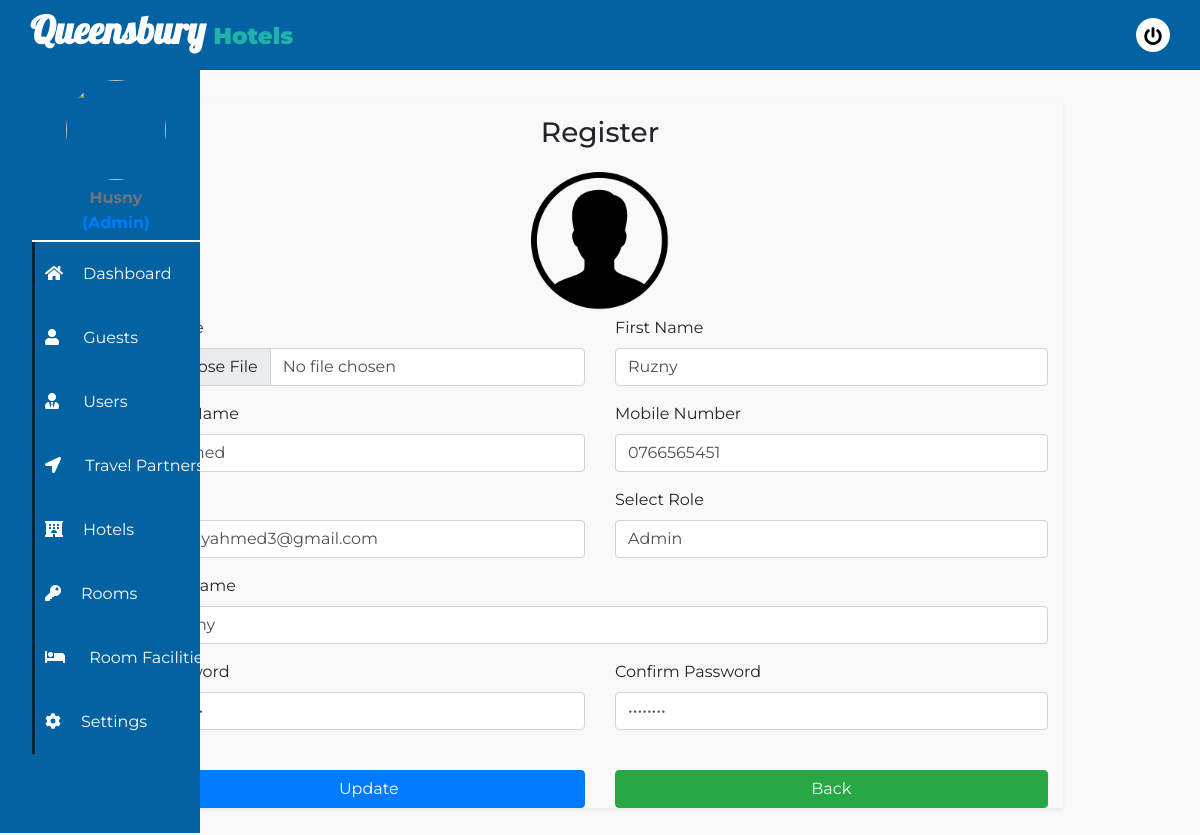
The page /Admin/updateuser.php?userupid=5 (signed in) on the database its author committed.
### tables this page shows
CREATE TABLE `user` (
  `id` int(11) NOT NULL,
  `fname` varchar(150) NOT NULL,
  `lname` varchar(150) NOT NULL,
  `mobile` varchar(20) NOT NULL,
  `email` varchar(100) NOT NULL,
  `username` varchar(30) NOT NULL,
  `password` varchar(30) NOT NULL,
  `role` char(10) NOT NULL,
  `profile` varchar(255) NOT NULL
);

### Admin/updateuser.php (the view, shortened to what this page needs)
<?php
include('./header.php');
include('./links.php');
include('./connection.php');
?>
<?php
if (isset($_GET['userupid'])) {
    $id = $_GET['userupid'];
    $query = "SELECT * FROM user WHERE id=$id";
    $res = mysqli_query($connect, $query);
    $row = mysqli_fetch_assoc($res);
    $profile = $row['profile'];
    $fname = $row['fname'];
    $lname = $row['lname'];
    $mobile = $row['mobile'];
    $email = $row['email'];
    $role = $row['role'];
    $username = $row['username'];
    $password = $row['password'];
}
?>
<!DOCTYPE html>
<html lang="en">
<head>
</head>
<body>
    <div class="container">
        <div class="col-md-12">
            <div class="row d-flex justify-content-center">
                <div class="col-md-10 shadow-sm" style="margin-top: 100px;">
                    <form id="form" action="" method="post" enctype="multipart/form-data">
                        <h3 class="text-center my-3">Register</h3>
                        <div class="text-center">
                        <?php if (empty($profile)) : ?>
                            <img id="profilepic" style="width:150px;height:150px; object-fit:cover;border-radius: 15px;" src="images/admin.png">
            <?php else : ?>
                <img id="profilepic" style="width:150px;height:150px; object-fit:cover;border-radius: 15px" src="images/<?php echo $profile ?>">
            <?php endif ?>
                        </div>
                        <div class="row">
                            <div class="form-group col-md-6">
                                <label for="profile" class="form-label">Profile</label>
                                <input type="file" name="profile" class="form-control" id="profile" onchange="
                                document.getElementById('profilepic').src=window.URL.createObjectURL(this.files[0])">
                            </div>
                            <div class="form-group col-md-6">
                                <label>First Name</label>
                                <input type="text" name="fname" class="form-control" value="<?php echo $fname; ?>" placeholder="Enter First Name" autocomplete="off">
                            </div>
                        </div>
                        <div class="row">
                            <div class="form-group col-md-6">
                                <label>Last Name</label>
                                <input type="text" name="lname" class="form-control" value="<?php echo $lname; ?>" placeholder="Enter Last Name" autocomplete="off">
                            </div>
                            <div class="form-group col-md-6">
                                <label>Mobile Number</label>
                                <input type="int" name="mobile" maxlength="10" id="mobile" class="form-control" value="<?php echo $mobile; ?>"
                                placeholder="Enter Mobile Number" autocomplete="off">
                            </div>
                        </div>
                        <div class="row">
                            <div class="form-group col-md-6">
                                <label>Email</label>
                                <input type="email" name="email" class="form-control" placeholder="Enter Email" value="<?php echo $email; ?>" autocomplete="off">
                            </div>
                            <div class="form-group col-md-6">
                                <label>Select Role</label>
                                <select name="role"  class="form-control">
                            <option value="Admin" <?php if ($role == 'Admin') echo "selected"; ?>>Admin</option>
                                </select>
                            </div>
                        </div>
                        <div class="row">
                            <div class="form-group col-md-12">
                                <label>Username</label>
                                <input type="username" name="username" id="username" class="form-control" value="<?php echo $username; ?>" placeholder="Enter Username">
                            </div>
                        </div>
                        <div class="row">
                            <div class="form-group col-md-6">
                                <label>Password</label>
                                <input type="password" name="password" id="password" class="form-control" value="<?php echo $password; ?>" placeholder="Enter Password">
                            </div>
                            <div class="form-group col-md-6">
                                <label> Confirm Password</label>
                                <input type="password" name="c_password" class="form-control" value="<?php echo $password; ?>" placeholder="Enter Confirm Password">
                            </div>
                        </div>
                        <br>
                        <div class="row">
                            <div class="col-md-6">
                                <input type="submit" name="submit" class="btn btn-primary btn-block" value="Update">
                            </div>
                            <div class="col-md-6">
                                <a class="btn btn-success btn-block" href="showuser.php">Back</a>
                            </div>
                        </div>
                    </form>
                </div>
            </div>
        </div>
    </div>
</body>
</html>

### Admin/header.php (shortened to what this page needs)
<!DOCTYPE html>
<html lang="en">
<head>
    <link rel="stylesheet" href="./assets/css/style.css">
    <link rel="stylesheet" href="./assets/fontawesome/css/all.css">
    <link rel="stylesheet" href="./assets/bootstrap/dist/css/bootstrap.min.css">
</head>
<?php
include('./connection.php');
?>
<?php
$url_array =  explode('/', $_SERVER['REQUEST_URI']);
$url = end($url_array);
?>
<?php
if(isset($_SESSION['aduser']) || isset($_SESSION['manuser']) || isset($_SESSION['cluser']))
{
    $set_id=$_SESSION['id'];
    $sql = "select * from user where id='$set_id'";
    $res = mysqli_query($connect, $sql);
    $row = mysqli_fetch_array($res);
    $fname = $row['fname'];
    $profile = $row['profile'];
    $role = $row['role'];
}
?>
<body>
    <div class="wrapper">
        <div class="header">
            <div class="header-menu">
                <div class="title">Queensbury <span>Hotels</span></div>
                <ul>
                    <li><a href="logout.php"><i class="fas fa-power-off"></i></a></li>
                </ul>
            </div>
        </div>
        <div class="sidebar">
            <ul class="sidebar-menu">
            <li class="text-center profile">
                    <?php if ($profile) : ?>
                        <img src="images/<?php echo $profile ?>">
                    <?php else : ?>
                        <img src="images/admin.png">
                    <?php endif ?>
                    <div class="text-muted">
                        <?php echo $fname; ?>
                    </div>
                    <div class="text-primary" style="user-select:none;">(<?php echo $role ?>)</div>
                </li>
                <?php
                if(isset($_SESSION['aduser'])){
                ?>
                <li class="item">
                    <a class="menu-btn <?php if ($url == 'dashboard.php') {
                                            echo "current";
                                        } ?>" href="dashboard.php"><i class="fas fa-home mar"></i><span>Dashboard</span></a>
                </li>
                <?php }?>
                <?php
                if(isset($_SESSION['aduser'])){
                ?>
                <li class="item">
                    <a class="menu-btn <?php if ($url == 'showcustomer.php' || $url == 'addguests.php' || isset($_GET['updateid'])) {
                                            echo "current";
                                        } ?>" href="showcustomer.php"><i class="fas fa-user mar"></i> <span>Guests</span></a>
                </li>
                <?php }?>
                <?php
                if(isset($_SESSION['aduser'])){
                ?>
                <li class="item">
                    <a class="menu-btn <?php if ($url == 'showuser.php' || $url == 'userregister.php' || isset($_GET['updateid'])) {
                                            echo "current";
                                        } ?>" href="showuser.php"><i class="fas fa-user-tie mar"></i> <span>Users</span></a>
                </li>
                <?php }?>
                <?php
                if(isset($_SESSION['aduser'])){
                ?>
                <li class="item">
                    <a class="menu-btn <?php if ($url == 'travelpartners.php' || $url == 'addtravelpartner.php' || isset($_GET['updateid'])) {
                                            echo "current";
                                        } ?>" href="travelpartners.php"> <i class="fas fa-location-arrow mar"></i> <span>Travel Partners</span></a>
                </li>
                <?php }?>
                <?php
                if(isset($_SESSION['aduser'])){
                ?>
                <li class="item">
                    <a class="menu-btn <?php if ($url == 'viewhotels.php' || isset($_GET['dbid']) || isset($_GET['upid']) || $url == 'addhotels.php') {
                                            echo "current";
                                        } ?>" href="viewhotels.php"><i class="fas fa-regular fa-hotel mar"></i><span>Hotels</span></a>
                </li>
                <?php }?>
                <?php
                if(isset($_SESSION['aduser'])){
                ?>
                <li class="item">
                    <a class="menu-btn <?php if ($url == 'viewrooms.php' || isset($_GET['dbid']) || isset($_GET['ubid']) || $url == 'addrooms.php') {
                                            echo "current";
                                        } ?>" href="viewrooms.php"><i class="fas fa-key mar"></i><span>Rooms</span></a>
                </li>
                <?php }?>
                <?php
                if(isset($_SESSION['aduser'])){
                ?>
                <li class="item">
                    <a class="menu-btn <?php if ($url == 'showroomtype.php' || $url == 'addroomtypes.php' || isset($_GET['updateid'])) {
                                            echo "current";
                                        } ?>" href="showroomtype.php"><i class="fas fa-bed mar"></i> <span>Room Facilities</span></a>
                </li>
                <?php }?>
                <li class="item" style="padding-bottom: 50px">
                    <a href="settings.php" class="menu-btn <?php if ($url == 'settings.php') {
                                                                echo "current";
                                                            } ?>"><i class="fas fa-cog  mar"></i><span>Settings</span></a>
                </li>
            </ul>
        </div>
    </div>
</body>
</html>

### Admin/assets/css/style.css (style rules this page uses)
* { margin: 0; padding: 0; list-style: none; text-decoration: none; box-sizing: border-box; font-family: "Montserrat", sans-serif; }
body { background: #eee; }
.wrapper .header { z-index: 1; background: #0362a1; position: fixed; width: calc(100% - 0%); height: 70px; display: flex; top: 0; }
.wrapper .header .header-menu { width: calc(100% - 0%); height: 100%; display: flex; justify-content: space-between; align-items: center; padding: 0 20px; }
.wrapper .header .header-menu .title { font-family: 'Lobster', cursive; color: #fff; margin-bottom: 10px; margin-left: 10px; font-size: 38px; font-weight: 900; user-select: none; }
.wrapper .header .header-menu .title span { color: lightseagreen; font-size: 23px; }
.wrapper .header .header-menu ul { margin-top: 15px; display: flex; }
.wrapper .header .header-menu ul li a { background: #fff; color: #000; display: block; margin: 0 10px; font-size: 18px; width: 34px; height: 34px; line-height: 38px; text-align: center; border-radius: 50%; transition: 0.3s; transition-property: color; }
.wrapper .sidebar { z-index: 1; background: #0362a1; position: fixed; top: 70px; width: 200px; height: calc(100% - 9%); transition: 0.3s; transition-property: width; overflow-y: auto; }
.wrapper .sidebar .sidebar-menu { overflow: hidden; }
.wrapper .sidebar .sidebar-menu .profile { border-bottom: 2px solid #fff; }
.wrapper .sidebar .sidebar-menu .profile img { margin: 10px 0; width: 100px; height: 100px; border-radius: 50%; user-select: none; }
.wrapper .sidebar .sidebar-menu .profile div { line-height: 15px; font-weight: 700; margin-bottom: 10px; }
.wrapper .sidebar .sidebar-menu .item { width: 200px; overflow: hidden; user-select: none; }
.wrapper .sidebar .sidebar-menu .item a { display: block; color: #fff; position: relative; border-left: 3px solid #052339; padding: 20px 10px; transition: 0.3s; transition-property: color; }
.wrapper .sidebar .sidebar-menu .item .menu-btn .mar { margin-right: 20px; }

### Admin/css/style.css (style rules this page uses)
body { font-family: 'Raleway', sans-serif; background: #f9f9f9; }
.d-flex { display: flex; align-items: center; justify-content: space-between; }

### rows shown on the page
user: fname "Husny", role "Admin"
user: profile (picture), fname "Ruzny", lname "Ahmed", mobile "0766565451", email "ruznyahmed3@gmail.com", role "Admin", username "Ruzny"
